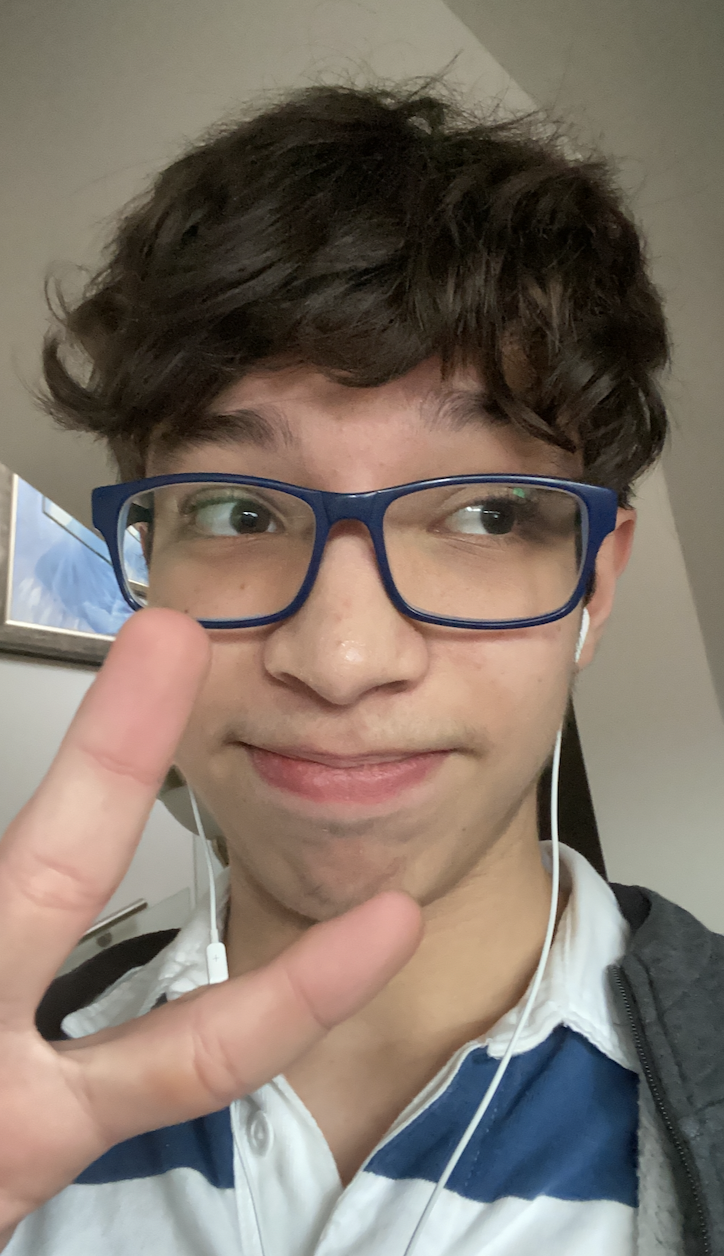
#> input picture test4.png, 724 x 1256 px
$ python canny.py
#> lines starting #> are read from the running program, lines starting #| are printed output that depends on the picture; after the words box and inside, x2 and y2 are one past the last pixel; in counts of white or black regions, pixels touching at a corner belong together
import cv2 as cv;
import numpy as np;
from matplotlib import pyplot as plt;
import time;

img = cv.imread("test4.png");
#> img is the input picture: shape (1256, 724, 3); mean B, G, R 104.7, 115.5, 128.1
#img = cv.GaussianBlur(img, (5,5), sigmaX=0.8, sigmaY=0.8)

edges = cv.Canny(img, 50, 100);
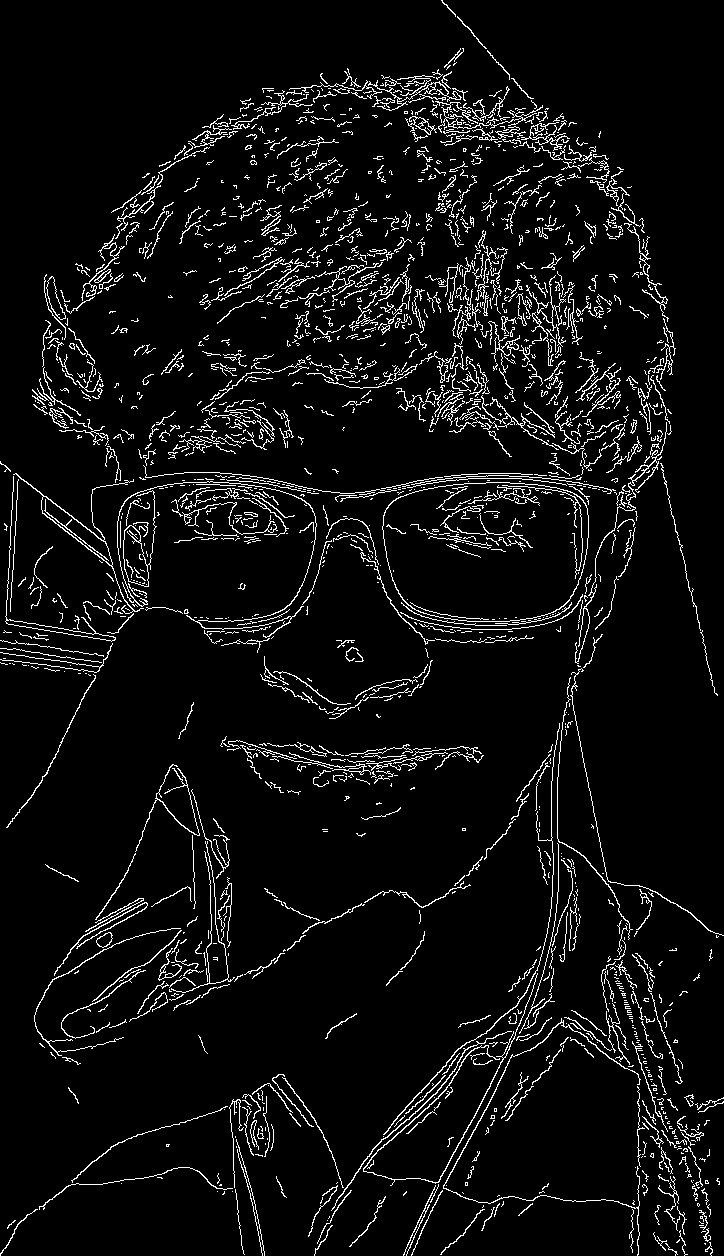
#> edges: shape (1256, 724); 5.8% white in thin lines or dots
edgesBool = np.where(edges == 255, True, False);
#> edgesBool: shape (1256, 724) bool; 5.8% white in thin lines or dots


for row in range(edges.shape[0] - 1):
    for col in range(edges.shape[1]- 1):

        if(edgesBool[row][col] and edgesBool[row][col + 1] and
        edgesBool[row + 1][col+ 1] and edgesBool[row + 1][col]):
            edgesBool[row][col] = 0;
            edgesBool[row + 1][col + 1] = 0;
#> edgesBool: shape (1256, 724) bool; 5.8% white in thin lines or dots

edgesNorm = np.where(edgesBool, 255, 0);
#> edgesNorm: shape (1256, 724) int64; 5.8% white in thin lines or dots

plt.subplot(1, 2, 1);
plt.imshow(edges);
plt.subplot(1, 2, 2);
plt.imshow(edgesNorm);
plt.show();
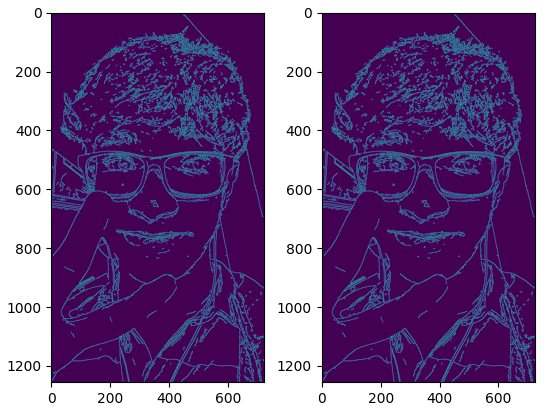
#> figure drawn by matplotlib, 2 panels
